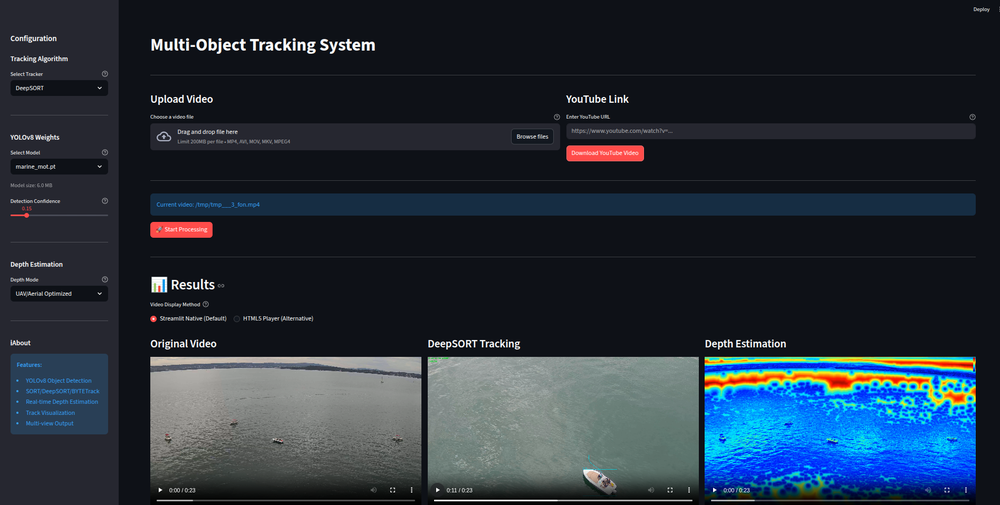
#> input picture image.png, 1000 x 505 px, shrunk from 1896 x 958 before the run
$ python -i depth_estimator.py   (imports and definitions only)   (older library calls are emulated)
#> lines starting #> are read from the running program, lines starting #| are printed output that depends on the picture; after the words box and inside, x2 and y2 are one past the last pixel; in counts of white or black regions, pixels touching at a corner belong together
#> further down, picture is the input picture: shape (505, 1000, 3); mean B, G, R 58.7, 47.5, 37.2
"""
Depth Estimation Module
Uses MiDaS for real-time monocular depth estimation
"""

import cv2
import numpy as np
import torch
import torch.nn as nn
import os


class DepthEstimator:
    """
    Real-time depth estimation using MiDaS
    """

    # [268 lines left out: functions __init__, _get_device, _get_model_path, estimate, fallback_depth, estimate_with_overlay and 1 more, not called in this run]


class UAVDepthEstimator:
    """
    Depth estimator optimized for UAV/aerial footage
    Provides better visualization for overhead/high-altitude views
    """

    def __init__(self):
        self.kernel_size = 5
        # Color mapping for altitude/height representation
        self.colormap = cv2.COLORMAP_JET  # Better for aerial views

    def estimate(self, frame):
        """
        Enhanced depth estimation for UAV footage
        Uses multiple techniques for better aerial depth perception
        """
        # Convert to grayscale
        gray = cv2.cvtColor(frame, cv2.COLOR_BGR2GRAY)

        # 1. Edge-based depth (structures, buildings, roads)
        edges = cv2.Canny(gray, 30, 100)
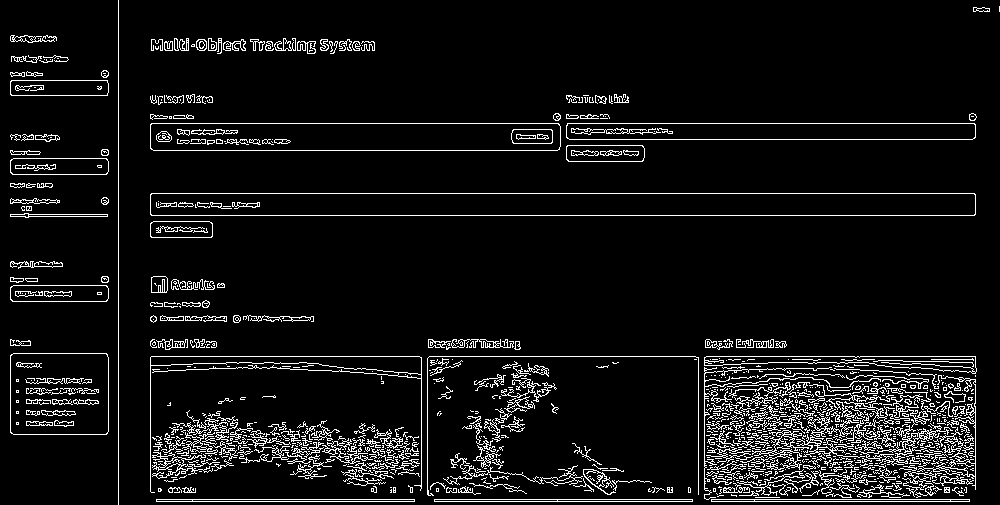
#> edges: shape (505, 1000); 7.2% white in thin lines or dots
        edge_depth = cv2.distanceTransform(255 - edges, cv2.DIST_L2, 5)
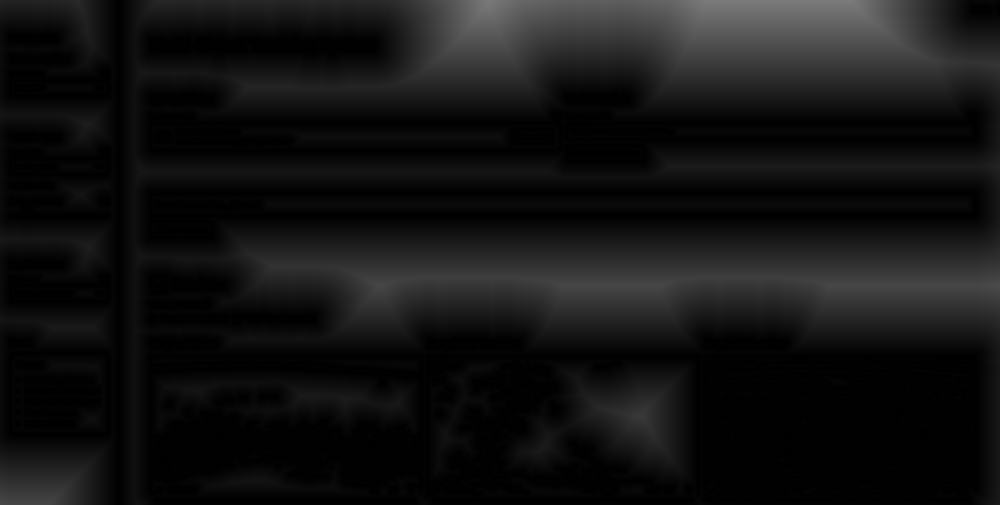
#> edge_depth: shape (505, 1000) float32; min 0, max 123, mean 19.2

        # 2. Texture-based depth (ground vs elevated features)
        texture = cv2.Laplacian(gray, cv2.CV_64F)
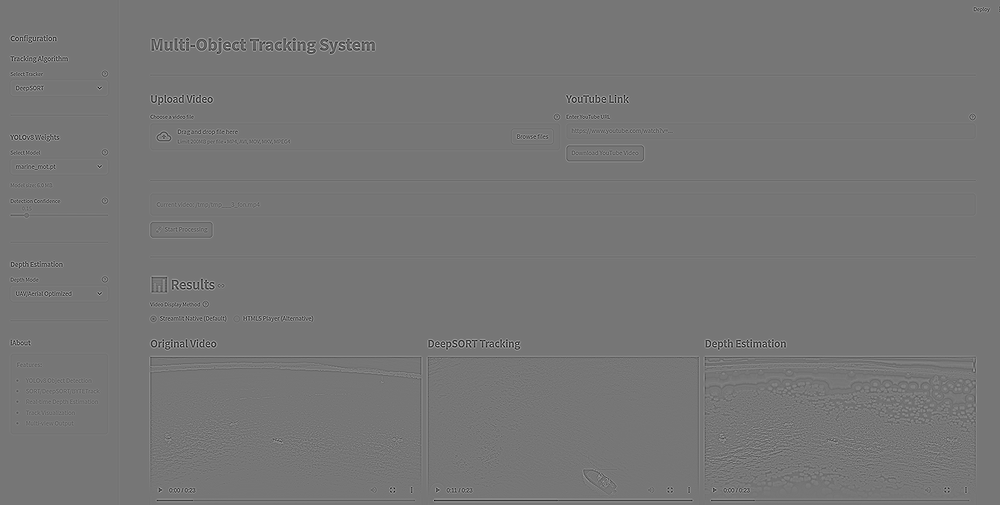
#> texture: shape (505, 1000) float64; min -654, max 749, mean 0; drawn with min black and max white
        texture = np.abs(texture)
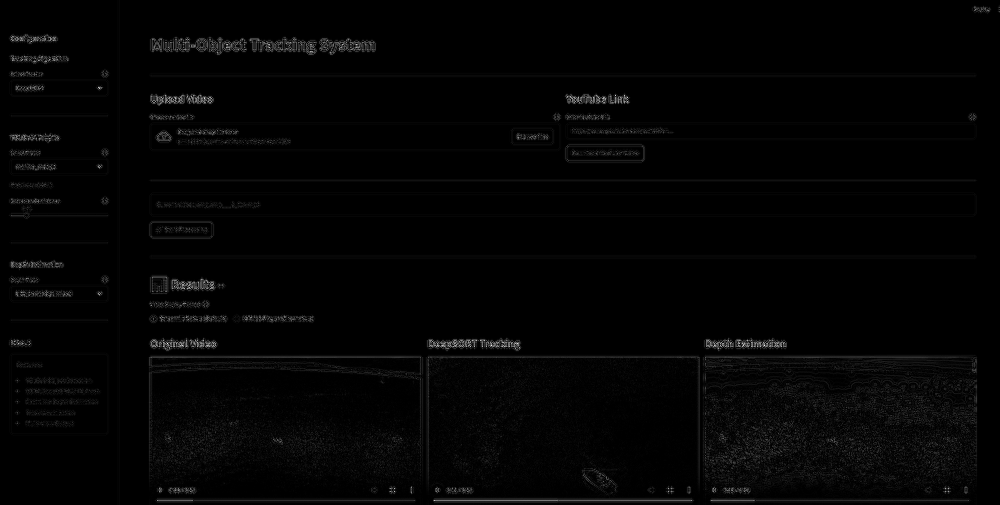
#> texture: shape (505, 1000) float64; min 0, max 749, mean 11.4; drawn with min black and max white
        texture_norm = cv2.normalize(texture, None, 0, 255, cv2.NORM_MINMAX).astype(np.uint8)

        # 3. Brightness-based depth (shadows indicate elevation)
        # In aerial views, darker areas are often lower/in shadow
        brightness = gray.copy()

        # 4. Combine methods
        # Weight: 50% edges, 30% texture, 20% brightness
        edge_depth_norm = cv2.normalize(edge_depth, None, 0, 255, cv2.NORM_MINMAX).astype(np.uint8)
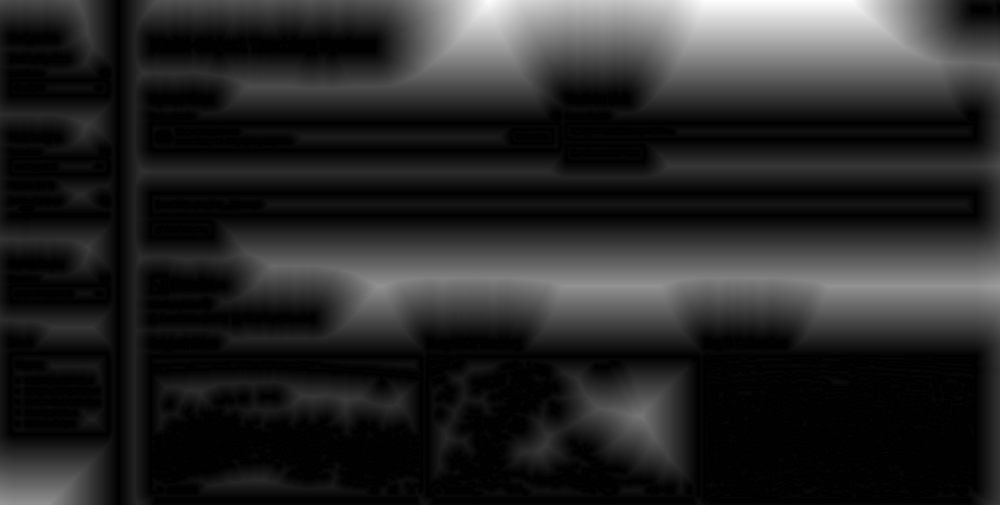
#> edge_depth_norm: shape (505, 1000); min 0, max 254, mean 39.5

        # Combine with weighted average
        combined = (
            0.5 * edge_depth_norm.astype(np.float32) +
            0.3 * texture_norm.astype(np.float32) +
            0.2 * brightness.astype(np.float32)
        )

        # Normalize
        combined = cv2.normalize(combined, None, 0, 255, cv2.NORM_MINMAX).astype(np.uint8)

        # Apply bilateral filter to smooth while preserving edges
        combined = cv2.bilateralFilter(combined, 9, 75, 75)

        # Enhance contrast for better visibility
        clahe = cv2.createCLAHE(clipLimit=3.0, tileGridSize=(8, 8))
        combined = clahe.apply(combined)
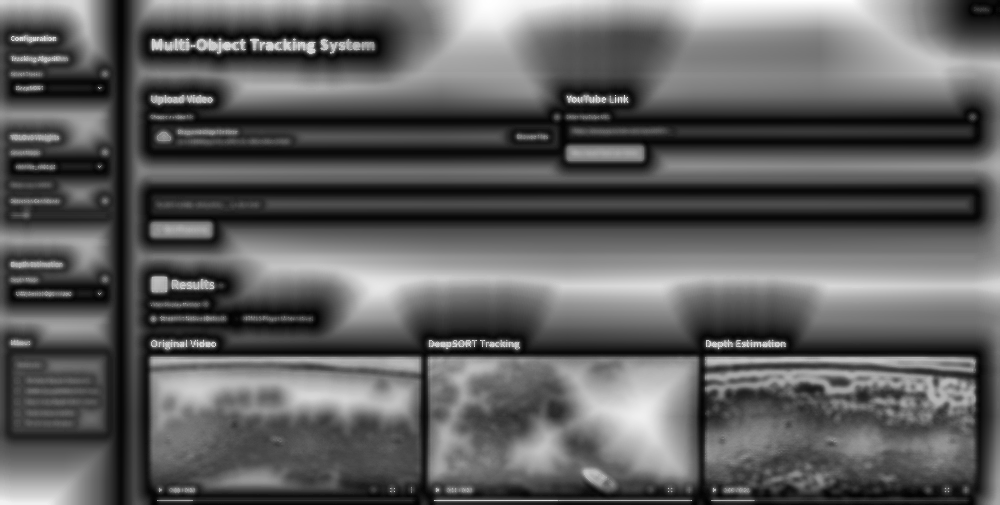
#> combined: shape (505, 1000); min 0, max 255, mean 94.3

        # Apply colormap (JET: blue=far/low, red=close/high)
        depth_colored = cv2.applyColorMap(combined, self.colormap)

        # Add legend/scale indicator
        depth_colored = self._add_depth_legend(depth_colored)

        return depth_colored

    def _add_depth_legend(self, img):
        """Add a visual legend showing depth scale"""
        h, w = img.shape[:2]
#> h = 505; w = 1000

        # Create legend bar (vertical, right side)
        legend_width = 30
        legend_height = 200
        legend_x = w - legend_width - 10
#> legend_x = 960
        legend_y = 10

        # Create gradient legend
        legend = np.zeros((legend_height, legend_width), dtype=np.uint8)
        for i in range(legend_height):
            legend[i, :] = int((legend_height - i) * 255 / legend_height)

        legend_colored = cv2.applyColorMap(legend, cv2.COLORMAP_JET)

        # Add legend to image
        img[legend_y:legend_y + legend_height, legend_x:legend_x + legend_width] = legend_colored

        # Add labels
        cv2.putText(img, "High", (legend_x - 40, legend_y + 20),
                   cv2.FONT_HERSHEY_SIMPLEX, 0.4, (255, 255, 255), 1)
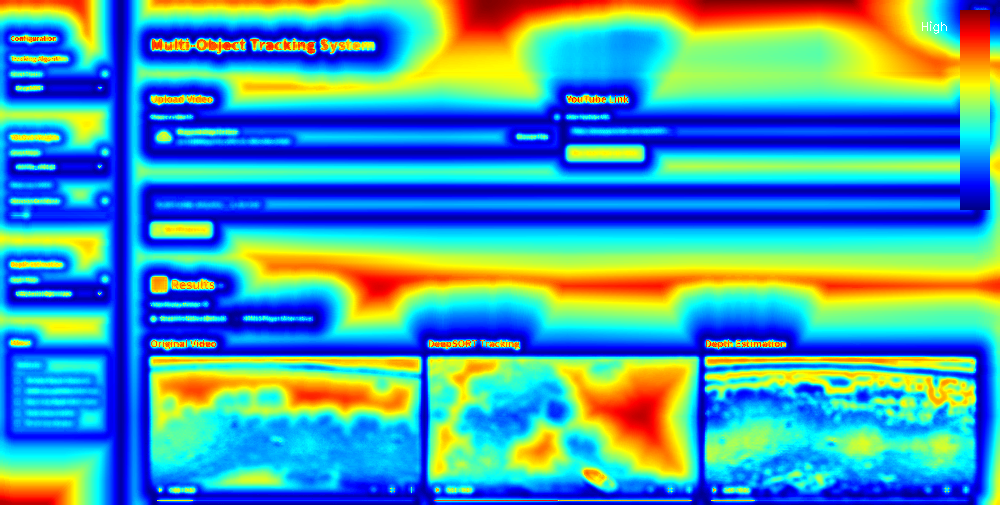
#> img: shape (505, 1000, 3); mean B, G, R 173.3, 153.6, 73.5
        cv2.putText(img, "Low", (legend_x - 35, legend_y + legend_height - 10),
                   cv2.FONT_HERSHEY_SIMPLEX, 0.4, (255, 255, 255), 1)
#> img: shape (505, 1000, 3); 0.01% of pixels changed, all inside (x1, y1, x2, y2) = (927, 192, 948, 201)

        return img


class LiteDepthEstimator:
    """
    Lightweight depth estimator for faster processing
    Uses simpler edge-based approach
    """

    def __init__(self):
        self.kernel_size = 5

    # [52 lines left out: functions estimate, create_depth_estimator, not called in this run]

>>> import cv2
>>> picture = cv2.imread('image.png')
>>> result = UAVDepthEstimator().estimate(picture)
